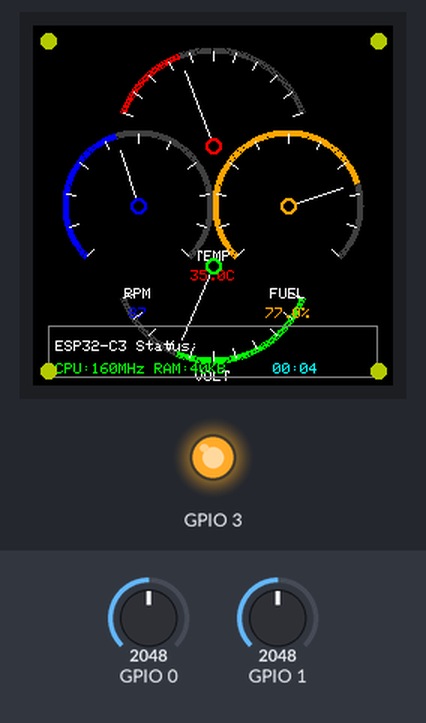
Bench run of a sketch on a simulated ESP32-C3. Shown: 240×240 colour display, output pins drawn as LEDs (lit = HIGH). Inputs (shaded band) come from the test bench; at power-on: GPIO 0 = 2048, GPIO 1 = 2048. Random numbers use the default seed unless the sketch sets one; what the sketch prints to the serial monitor is not drawn.

Above: at 4.2 s.
4.3 s: GPIO 0 set to 2866
At 4.84 s:
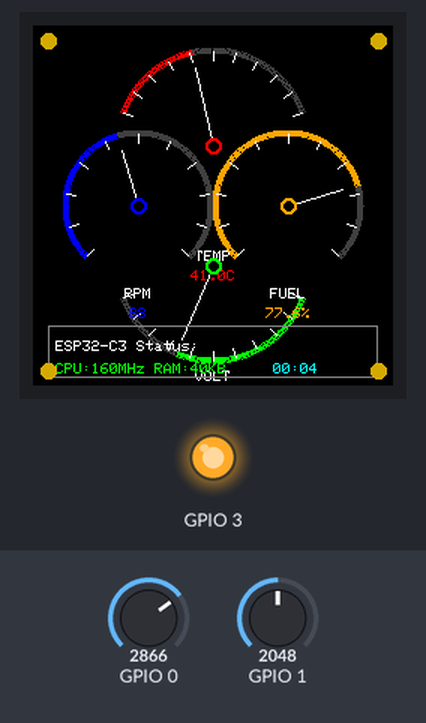
6.8 s: GPIO 1 set to 1960
At 7.31 s:
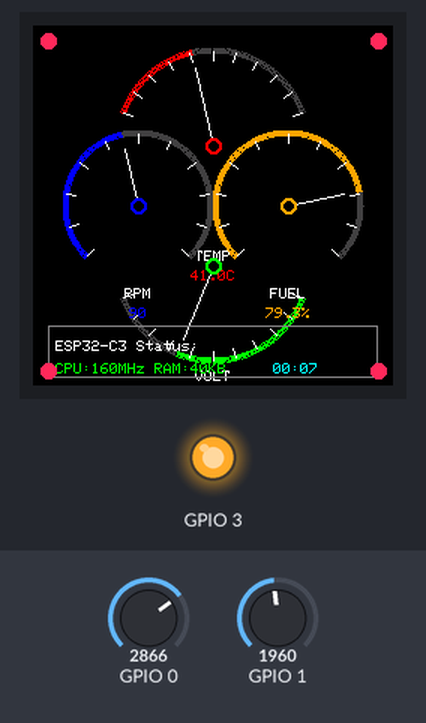
9.5 s: GPIO 1 set to 2040
At 9.86 s:
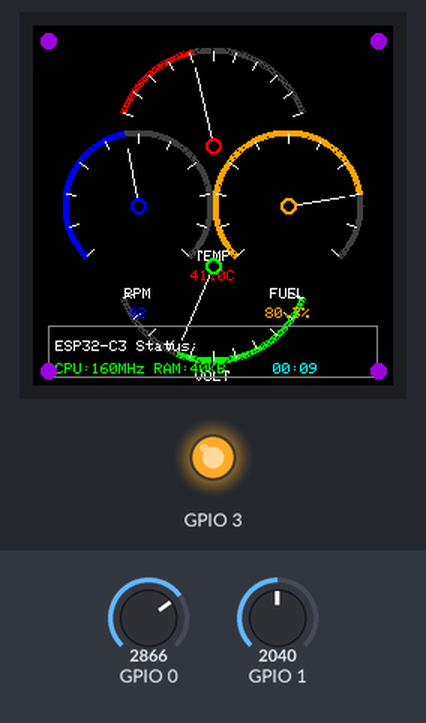
12.0 s: GPIO 0 set to 3603
At 12.41 s:
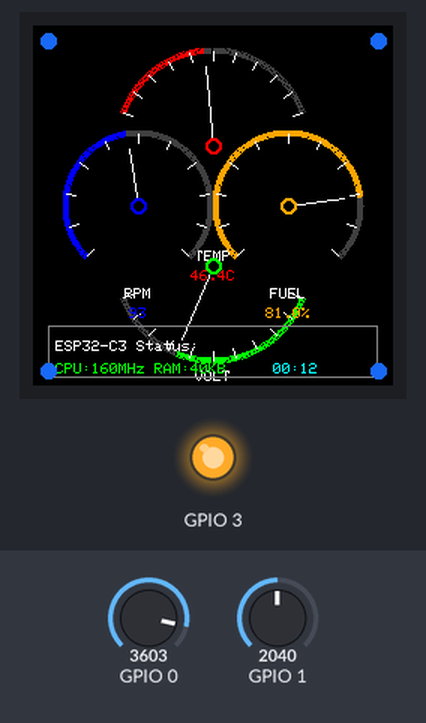
14.6 s: GPIO 0 set to 4095
At 14.96 s:
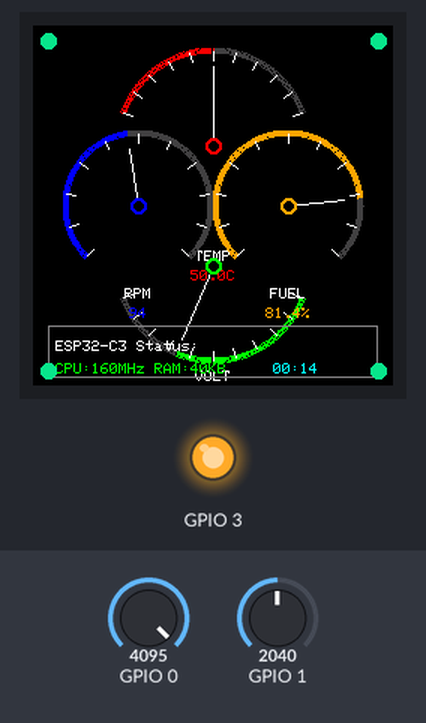
17.1 s: GPIO 1 set to 1228
At 17.51 s:
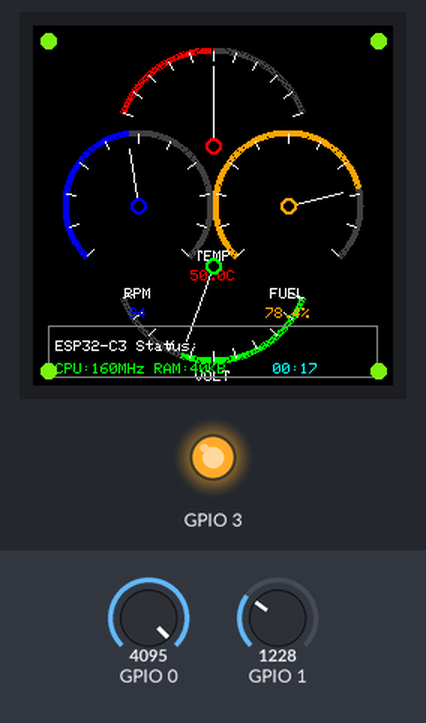

The sketch:

GaugeDisplay.ino
```cpp
/*
  Analog Gauge Display using Arduino_GFX Library
  ESP32-C3 with GC9A01 Round Display
  Features multiple analog gauges with smooth animations
*/

#include <Arduino_GFX_Library.h>

// Hardware configuration for ESP32-C3 with GC9A01
Arduino_DataBus *bus = new Arduino_ESP32SPI(2 /* DC */, 10 /* CS */, 6 /* SCK */, 7 /* MOSI */, GFX_NOT_DEFINED /* MISO */);
Arduino_GFX *gfx = new Arduino_GC9A01(bus, GFX_NOT_DEFINED /* RST */, 0 /* rotation */, true /* IPS */);

// Color definitions (RGB565)
#define BLACK       0x0000
#define WHITE       0xFFFF
#define RED         0xF800
#define GREEN       0x07E0
#define BLUE        0x001F
#define CYAN        0x07FF
#define MAGENTA     0xF81F
#define YELLOW      0xFFE0
#define ORANGE      0xFD20
#define GRAY        0x8410
#define DARK_GRAY   0x4208
#define LIGHT_GRAY  0xC618

// Gauge structure
struct AnalogGauge {
  int centerX, centerY;
  int outerRadius, innerRadius;
  int startAngle, endAngle;  // in degrees
  float minValue, maxValue;
  float currentValue, targetValue;
  uint16_t gaugeColor, needleColor;
  const char* title;
  const char* unit;
};

// Define multiple gauges
AnalogGauge gauges[] = {
  {120, 80, 65, 45, 200, 340, 0, 100, 25.5, 30.0, RED, WHITE, "TEMP", "C"},      // Temperature
  {120, 160, 65, 45, 20, 160, 0, 5, 3.28, 3.5, GREEN, WHITE, "VOLT", "V"},       // Voltage
  {70, 120, 50, 35, 135, 45, 0, 200, 85, 95, BLUE, WHITE, "RPM", ""},            // RPM
  {170, 120, 50, 35, 135, 45, 0, 100, 76, 82, ORANGE, WHITE, "FUEL", "%"}        // Fuel
};

const int numGauges = sizeof(gauges) / sizeof(gauges[0]);

// Animation and timing
unsigned long lastUpdate = 0;
unsigned long lastValueUpdate = 0;
float animationPhase = 0;

void setup() {
  Serial.begin(115200);
  Serial.println("Starting Arduino_GFX Analog Gauge Display...");

  // Initialize backlight
  pinMode(3, OUTPUT);
  digitalWrite(3, HIGH);

  // Initialize display
  gfx->begin();
  gfx->fillScreen(BLACK);

  // Show startup animation
  showStartup();

  Serial.println("Display initialized successfully!");
}

void showStartup() {
  gfx->fillScreen(BLACK);

  // Title
  gfx->setTextColor(WHITE);
  gfx->setTextSize(3);
  gfx->setCursor(60, 100);
  gfx->println("GAUGE");
  gfx->setCursor(50, 130);
  gfx->println("DISPLAY");

  // Animated loading circle
  for (int i = 0; i < 360; i += 10) {
    float rad = i * PI / 180;
    int x = 120 + 80 * cos(rad);
    int y = 120 + 80 * sin(rad);
    gfx->fillCircle(x, y, 3, CYAN);
    delay(50);
  }

  delay(1000);
  gfx->fillScreen(BLACK);
}

void drawGauge(AnalogGauge &gauge) {
  int cx = gauge.centerX;
  int cy = gauge.centerY;
  int outerR = gauge.outerRadius;
  int innerR = gauge.innerRadius;

  // Draw gauge background arc
  drawArc(cx, cy, outerR, gauge.startAngle, gauge.endAngle, DARK_GRAY, 4);

  // Calculate value position
  float range = gauge.maxValue - gauge.minValue;
  float angleRange = gauge.endAngle - gauge.startAngle;
  if (angleRange < 0) angleRange += 360;

  float valuePercent = (gauge.currentValue - gauge.minValue) / range;
  float valueAngle = gauge.startAngle + (valuePercent * angleRange);

  // Draw colored value arc
  drawArc(cx, cy, outerR, gauge.startAngle, valueAngle, gauge.gaugeColor, 4);

  // Draw tick marks
  for (int i = 0; i <= 10; i++) {
    float tickAngle = gauge.startAngle + (i * angleRange / 10);
    float tickRad = tickAngle * PI / 180;

    int x1 = cx + (outerR - 8) * cos(tickRad);
    int y1 = cy + (outerR - 8) * sin(tickRad);
    int x2 = cx + (outerR - 2) * cos(tickRad);
    int y2 = cy + (outerR - 2) * sin(tickRad);

    gfx->drawLine(x1, y1, x2, y2, WHITE);
  }

  // Draw needle
  float needleRad = valueAngle * PI / 180;
  int needleEndX = cx + (outerR - 12) * cos(needleRad);
  int needleEndY = cy + (outerR - 12) * sin(needleRad);

  gfx->drawLine(cx, cy, needleEndX, needleEndY, gauge.needleColor);
  gfx->fillCircle(cx, cy, 5, gauge.gaugeColor);
  gfx->fillCircle(cx, cy, 3, BLACK);

  // Draw title
  gfx->setTextColor(WHITE);
  gfx->setTextSize(1);
  int titleLen = strlen(gauge.title) * 6;
  gfx->setCursor(cx - titleLen/2, cy + outerR + 5);
  gfx->println(gauge.title);

  // Draw value
  char valueStr[20];
  if (strlen(gauge.unit) > 0) {
    sprintf(valueStr, "%.1f%s", gauge.currentValue, gauge.unit);
  } else {
    sprintf(valueStr, "%.0f", gauge.currentValue);
  }

  gfx->setTextColor(gauge.gaugeColor);
  int valueLen = strlen(valueStr) * 6;
  gfx->setCursor(cx - valueLen/2, cy + outerR + 18);
  gfx->println(valueStr);
}

void drawArc(int cx, int cy, int radius, float startAngle, float endAngle, uint16_t color, int thickness) {
  if (endAngle < startAngle) endAngle += 360;

  for (int t = 0; t < thickness; t++) {
    for (float angle = startAngle; angle <= endAngle; angle += 1) {
      float rad = angle * PI / 180;
      int x = cx + (radius - t) * cos(rad);
      int y = cy + (radius - t) * sin(rad);
      gfx->drawPixel(x, y, color);
    }
  }
}

void updateValues() {
  // Simulate sensor readings and smooth animation
  for (int i = 0; i < numGauges; i++) {
    // Randomly change target values occasionally
    if (random(200) < 1) {
      switch (i) {
        case 0: // Temperature
          gauges[i].targetValue = random(150, 450) / 10.0;
          break;
        case 1: // Voltage
          gauges[i].targetValue = random(280, 380) / 100.0;
          break;
        case 2: // RPM
          gauges[i].targetValue = random(300, 1800) / 10.0;
          break;
        case 3: // Fuel
          gauges[i].targetValue = random(200, 950) / 10.0;
          break;
      }
    }

    // Smooth interpolation to target
    float diff = gauges[i].targetValue - gauges[i].currentValue;
    gauges[i].currentValue += diff * 0.03;
  }

  // Add some real sensor influence
  gauges[0].currentValue = 20.0 + (analogRead(A0) / 4095.0) * 30.0;  // Temperature simulation
  gauges[1].currentValue = 3.0 + (analogRead(A1) / 4095.0) * 0.6;    // Voltage simulation
}

void drawStatusPanel() {
  // System status panel at bottom
  gfx->drawRect(10, 200, 220, 35, GRAY);

  gfx->setTextColor(WHITE);
  gfx->setTextSize(1);
  gfx->setCursor(15, 210);
  gfx->println("ESP32-C3 Status:");

  gfx->setTextColor(GREEN);
  gfx->setCursor(15, 225);
  gfx->printf("CPU:%dMHz RAM:%dKB", ESP.getCpuFreqMHz(), ESP.getFreeHeap()/1024);

  // Running time
  unsigned long seconds = millis() / 1000;
  unsigned long minutes = seconds / 60;
  seconds = seconds % 60;

  gfx->setTextColor(CYAN);
  gfx->setCursor(160, 225);
  gfx->printf("%02lu:%02lu", minutes, seconds);
}

void drawAnimatedBorder() {
  // Animated rainbow border
  animationPhase += 2;
  if (animationPhase > 360) animationPhase = 0;

  uint16_t borderColor = gfx->color565(
    128 + 127 * sin(animationPhase * PI / 180),
    128 + 127 * sin((animationPhase + 120) * PI / 180),
    128 + 127 * sin((animationPhase + 240) * PI / 180)
  );

  // Draw corner accents
  gfx->fillCircle(10, 10, 5, borderColor);
  gfx->fillCircle(230, 10, 5, borderColor);
  gfx->fillCircle(10, 230, 5, borderColor);
  gfx->fillCircle(230, 230, 5, borderColor);
}

void loop() {
  unsigned long currentTime = millis();

  // Update values every 100ms
  if (currentTime - lastValueUpdate > 100) {
    updateValues();
    lastValueUpdate = currentTime;
  }

  // Update display every 50ms for smooth animation
  if (currentTime - lastUpdate > 50) {
    gfx->fillScreen(BLACK);

    // Draw all gauges
    for (int i = 0; i < numGauges; i++) {
      drawGauge(gauges[i]);
    }

    // Draw additional elements
    drawStatusPanel();
    drawAnimatedBorder();

    lastUpdate = currentTime;
  }

  // Serial output every 2 seconds
  static unsigned long lastSerial = 0;
  if (currentTime - lastSerial > 2000) {
    Serial.printf("Temp: %.1f°C, Volt: %.2fV, RPM: %.0f, Fuel: %.0f%%\n",
                  gauges[0].currentValue, gauges[1].currentValue,
                  gauges[2].currentValue, gauges[3].currentValue);
    lastSerial = currentTime;
  }
}
```
